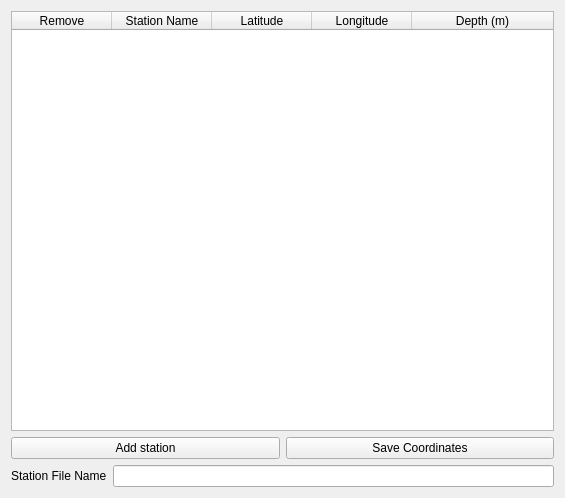
<?xml version="1.0" encoding="UTF-8"?>
<ui version="4.0">
 <class>Form</class>
 <widget class="QWidget" name="Form">
  <property name="geometry">
   <rect>
    <x>0</x>
    <y>0</y>
    <width>565</width>
    <height>498</height>
   </rect>
  </property>
  <property name="windowTitle">
   <string>Form</string>
  </property>
  <layout class="QVBoxLayout" name="verticalLayout">
   <item>
    <widget class="QTableWidget" name="stations_table">
     <attribute name="horizontalHeaderStretchLastSection">
      <bool>true</bool>
     </attribute>
     <column>
      <property name="text">
       <string>Remove</string>
      </property>
     </column>
     <column>
      <property name="text">
       <string>Station Name</string>
      </property>
     </column>
     <column>
      <property name="text">
       <string>Latitude</string>
      </property>
     </column>
     <column>
      <property name="text">
       <string>Longitude</string>
      </property>
     </column>
     <column>
      <property name="text">
       <string>Depth (m)</string>
      </property>
     </column>
    </widget>
   </item>
   <item>
    <layout class="QHBoxLayout" name="horizontalLayout">
     <item>
      <widget class="QPushButton" name="addBtn">
       <property name="text">
        <string>Add station</string>
       </property>
      </widget>
     </item>
     <item>
      <widget class="QPushButton" name="saveBtn">
       <property name="text">
        <string>Save Coordinates</string>
       </property>
      </widget>
     </item>
    </layout>
   </item>
   <item>
    <layout class="QHBoxLayout" name="horizontalLayout_2">
     <item>
      <widget class="QLabel" name="label">
       <property name="text">
        <string>Station File Name</string>
       </property>
      </widget>
     </item>
     <item>
      <widget class="QLineEdit" name="rootPathForm"/>
     </item>
    </layout>
   </item>
  </layout>
 </widget>
 <resources/>
 <connections/>
</ui>
